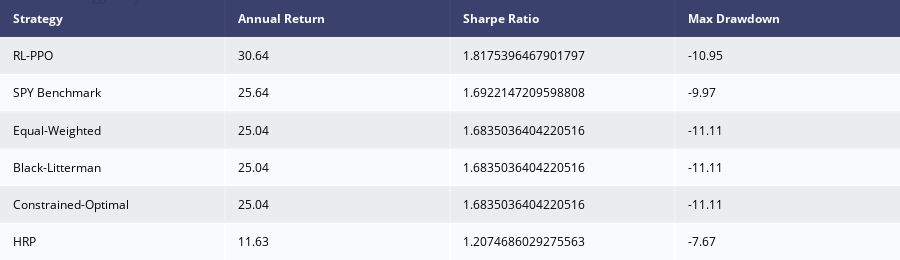
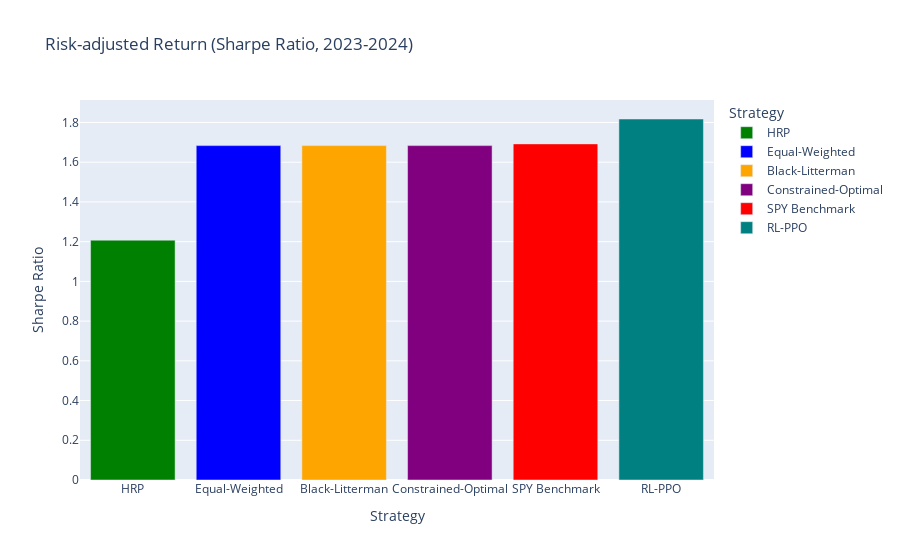
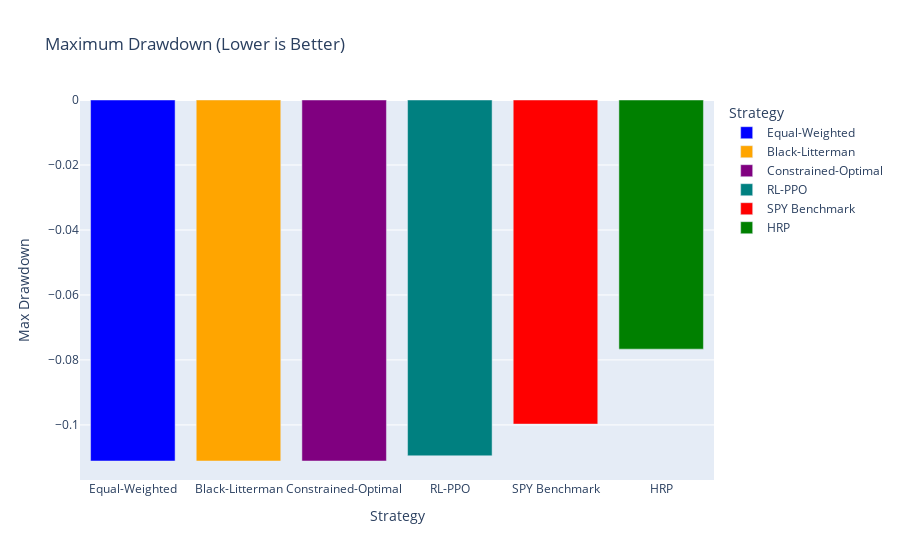

These figures' notebook cell, in order:
### Code cell
"""
Table, Sharpe, Drawdown Comparison (Plotly bar)
"""
import plotly.figure_factory as ff

table_values = comparison_df[['Annual Return','Sharpe Ratio','Max Drawdown']].sort_values('Sharpe Ratio', ascending=False)
table_values_display = table_values.copy()
table_values_display['Annual Return'] = (table_values_display['Annual Return']*100).round(2)
table_values_display['Max Drawdown'] = (table_values_display['Max Drawdown']*100).round(2)

fig_table = ff.create_table(table_values_display.reset_index())
fig_table.update_layout(title='Strategy Key Metrics')

fig_table.show()
fig_table.write_html(results_figures_dir / 'metrics_table.html')

# Sharpe comparison
fig_sharpe = px.bar(
    comparison_df.reset_index().sort_values('Sharpe Ratio'),
    x='Strategy', y='Sharpe Ratio',
    color='Strategy', color_discrete_map=color_map,
    title='Risk-adjusted Return (Sharpe Ratio, 2023-2024)')
fig_sharpe.show()
fig_sharpe.write_html(results_figures_dir / 'sharpe_bar.html')

# Drawdown
fig_dd = px.bar(
    comparison_df.reset_index().sort_values('Max Drawdown'),
    x='Strategy', y='Max Drawdown',
    color='Strategy', color_discrete_map=color_map,
    title='Maximum Drawdown (Lower is Better)')
fig_dd.show()
fig_dd.write_html(results_figures_dir / 'drawdown_bar.html')

### Figure 1 — Plotly figure (JSON) as saved in the notebook; plotly's stock layout.template omitted (floating-point values rounded to 4 significant figures)
{"data": [{"colorscale": [[0, "#00083e"], [0.5, "#ededee"], [1, "#ffffff"]], "hoverinfo": "none", "opacity": 0.75, "showscale": false, "type": "heatmap", "z": [[0, 0, 0, 0], [0.5, 0.5, 0.5, 0.5], [1, 1, 1, 1], [0.5, 0.5, 0.5, 0.5], [1, 1, 1, 1], [0.5, 0.5, 0.5, 0.5], [1, 1, 1, 1]]}], "layout": {"annotations": [{"align": "left", "font": {"color": "#ffffff"}, "showarrow": false, "text": "<b>Strategy</b>", "x": -0.45, "xanchor": "left", "xref": "x", "y": 0, "yref": "y"}, {"align": "left", "font": {"color": "#ffffff"}, "showarrow": false, "text": "<b>Annual Return</b>", "x": 0.55, "xanchor": "left", "xref": "x", "y": 0, "yref": "y"}, {"align": "left", "font": {"color": "#ffffff"}, "showarrow": false, "text": "<b>Sharpe Ratio</b>", "x": 1.55, "xanchor": "left", "xref": "x", "y": 0, "yref": "y"}, {"align": "left", "font": {"color": "#ffffff"}, "showarrow": false, "text": "<b>Max Drawdown</b>", "x": 2.55, "xanchor": "left", "xref": "x", "y": 0, "yref": "y"}, {"align": "left", "font": {"color": "#000000"}, "showarrow": false, "text": "RL-PPO", "x": -0.45, "xanchor": "left", "xref": "x", "y": 1, "yref": "y"}, {"align": "left", "font": {"color": "#000000"}, "showarrow": false, "text": "30.64", "x": 0.55, "xanchor": "left", "xref": "x", "y": 1, "yref": "y"}, {"align": "left", "font": {"color": "#000000"}, "showarrow": false, "text": "1.8175396467901797", "x": 1.55, "xanchor": "left", "xref": "x", "y": 1, "yref": "y"}, {"align": "left", "font": {"color": "#000000"}, "showarrow": false, "text": "-10.95", "x": 2.55, "xanchor": "left", "xref": "x", "y": 1, "yref": "y"}, {"align": "left", "font": {"color": "#000000"}, "showarrow": false, "text": "SPY Benchmark", "x": -0.45, "xanchor": "left", "xref": "x", "y": 2, "yref": "y"}, {"align": "left", "font": {"color": "#000000"}, "showarrow": false, "text": "25.64", "x": 0.55, "xanchor": "left", "xref": "x", "y": 2, "yref": "y"}, {"align": "left", "font": {"color": "#000000"}, "showarrow": false, "text": "1.6922147209598808", "x": 1.55, "xanchor": "left", "xref": "x", "y": 2, "yref": "y"}, {"align": "left", "font": {"color": "#000000"}, "showarrow": false, "text": "-9.97", "x": 2.55, "xanchor": "left", "xref": "x", "y": 2, "yref": "y"}, {"align": "left", "font": {"color": "#000000"}, "showarrow": false, "text": "Equal-Weighted", "x": -0.45, "xanchor": "left", "xref": "x", "y": 3, "yref": "y"}, {"align": "left", "font": {"color": "#000000"}, "showarrow": false, "text": "25.04", "x": 0.55, "xanchor": "left", "xref": "x", "y": 3, "yref": "y"}, {"align": "left", "font": {"color": "#000000"}, "showarrow": false, "text": "1.6835036404220516", "x": 1.55, "xanchor": "left", "xref": "x", "y": 3, "yref": "y"}, {"align": "left", "font": {"color": "#000000"}, "showarrow": false, "text": "-11.11", "x": 2.55, "xanchor": "left", "xref": "x", "y": 3, "yref": "y"}, {"align": "left", "font": {"color": "#000000"}, "showarrow": false, "text": "Black-Litterman", "x": -0.45, "xanchor": "left", "xref": "x", "y": 4, "yref": "y"}, {"align": "left", "font": {"color": "#000000"}, "showarrow": false, "text": "25.04", "x": 0.55, "xanchor": "left", "xref": "x", "y": 4, "yref": "y"}, {"align": "left", "font": {"color": "#000000"}, "showarrow": false, "text": "1.6835036404220516", "x": 1.55, "xanchor": "left", "xref": "x", "y": 4, "yref": "y"}, {"align": "left", "font": {"color": "#000000"}, "showarrow": false, "text": "-11.11", "x": 2.55, "xanchor": "left", "xref": "x", "y": 4, "yref": "y"}, {"align": "left", "font": {"color": "#000000"}, "showarrow": false, "text": "Constrained-Optimal", "x": -0.45, "xanchor": "left", "xref": "x", "y": 5, "yref": "y"}, {"align": "left", "font": {"color": "#000000"}, "showarrow": false, "text": "25.04", "x": 0.55, "xanchor": "left", "xref": "x", "y": 5, "yref": "y"}, {"align": "left", "font": {"color": "#000000"}, "showarrow": false, "text": "1.6835036404220516", "x": 1.55, "xanchor": "left", "xref": "x", "y": 5, "yref": "y"}, {"align": "left", "font": {"color": "#000000"}, "showarrow": false, "text": "-11.11", "x": 2.55, "xanchor": "left", "xref": "x", "y": 5, "yref": "y"}, {"align": "left", "font": {"color": "#000000"}, "showarrow": false, "text": "HRP", "x": -0.45, "xanchor": "left", "xref": "x", "y": 6, "yref": "y"}, {"align": "left", "font": {"color": "#000000"}, "showarrow": false, "text": "11.63", "x": 0.55, "xanchor": "left", "xref": "x", "y": 6, "yref": "y"}, {"align": "left", "font": {"color": "#000000"}, "showarrow": false, "text": "1.2074686029275563", "x": 1.55, "xanchor": "left", "xref": "x", "y": 6, "yref": "y"}, {"align": "left", "font": {"color": "#000000"}, "showarrow": false, "text": "-7.67", "x": 2.55, "xanchor": "left", "xref": "x", "y": 6, "yref": "y"}], "height": 260, "margin": {"b": 0, "l": 0, "r": 0, "t": 0}, "title": {"text": "Strategy Key Metrics"}, "xaxis": {"dtick": 1, "gridwidth": 2, "showticklabels": false, "tick0": -0.5, "ticks": "", "zeroline": false}, "yaxis": {"autorange": "reversed", "dtick": 1, "gridwidth": 2, "showticklabels": false, "tick0": 0.5, "ticks": "", "zeroline": false}}}

### Figure 2 — Plotly figure (JSON) as saved in the notebook; plotly's stock layout.template omitted (floating-point values rounded to 4 significant figures)
{"data": [{"alignmentgroup": "True", "hovertemplate": "Strategy=%{x}<br>Sharpe Ratio=%{y}<extra></extra>", "legendgroup": "HRP", "marker": {"color": "green", "pattern": {"shape": ""}}, "name": "HRP", "offsetgroup": "HRP", "orientation": "v", "showlegend": true, "textposition": "auto", "type": "bar", "x": ["HRP"], "xaxis": "x", "y": [1.207], "yaxis": "y"}, {"alignmentgroup": "True", "hovertemplate": "Strategy=%{x}<br>Sharpe Ratio=%{y}<extra></extra>", "legendgroup": "Equal-Weighted", "marker": {"color": "blue", "pattern": {"shape": ""}}, "name": "Equal-Weighted", "offsetgroup": "Equal-Weighted", "orientation": "v", "showlegend": true, "textposition": "auto", "type": "bar", "x": ["Equal-Weighted"], "xaxis": "x", "y": [1.684], "yaxis": "y"}, {"alignmentgroup": "True", "hovertemplate": "Strategy=%{x}<br>Sharpe Ratio=%{y}<extra></extra>", "legendgroup": "Black-Litterman", "marker": {"color": "orange", "pattern": {"shape": ""}}, "name": "Black-Litterman", "offsetgroup": "Black-Litterman", "orientation": "v", "showlegend": true, "textposition": "auto", "type": "bar", "x": ["Black-Litterman"], "xaxis": "x", "y": [1.684], "yaxis": "y"}, {"alignmentgroup": "True", "hovertemplate": "Strategy=%{x}<br>Sharpe Ratio=%{y}<extra></extra>", "legendgroup": "Constrained-Optimal", "marker": {"color": "purple", "pattern": {"shape": ""}}, "name": "Constrained-Optimal", "offsetgroup": "Constrained-Optimal", "orientation": "v", "showlegend": true, "textposition": "auto", "type": "bar", "x": ["Constrained-Optimal"], "xaxis": "x", "y": [1.684], "yaxis": "y"}, {"alignmentgroup": "True", "hovertemplate": "Strategy=%{x}<br>Sharpe Ratio=%{y}<extra></extra>", "legendgroup": "SPY Benchmark", "marker": {"color": "red", "pattern": {"shape": ""}}, "name": "SPY Benchmark", "offsetgroup": "SPY Benchmark", "orientation": "v", "showlegend": true, "textposition": "auto", "type": "bar", "x": ["SPY Benchmark"], "xaxis": "x", "y": [1.692], "yaxis": "y"}, {"alignmentgroup": "True", "hovertemplate": "Strategy=%{x}<br>Sharpe Ratio=%{y}<extra></extra>", "legendgroup": "RL-PPO", "marker": {"color": "teal", "pattern": {"shape": ""}}, "name": "RL-PPO", "offsetgroup": "RL-PPO", "orientation": "v", "showlegend": true, "textposition": "auto", "type": "bar", "x": ["RL-PPO"], "xaxis": "x", "y": [1.818], "yaxis": "y"}], "layout": {"barmode": "relative", "legend": {"title": {"text": "Strategy"}, "tracegroupgap": 0}, "title": {"text": "Risk-adjusted Return (Sharpe Ratio, 2023-2024)"}, "xaxis": {"anchor": "y", "categoryarray": ["HRP", "Equal-Weighted", "Black-Litterman", "Constrained-Optimal", "SPY Benchmark", "RL-PPO"], "categoryorder": "array", "domain": [0, 1], "title": {"text": "Strategy"}}, "yaxis": {"anchor": "x", "domain": [0, 1], "title": {"text": "Sharpe Ratio"}}}}

### Figure 3 — Plotly figure (JSON) as saved in the notebook; plotly's stock layout.template omitted (floating-point values rounded to 4 significant figures)
{"data": [{"alignmentgroup": "True", "hovertemplate": "Strategy=%{x}<br>Max Drawdown=%{y}<extra></extra>", "legendgroup": "Equal-Weighted", "marker": {"color": "blue", "pattern": {"shape": ""}}, "name": "Equal-Weighted", "offsetgroup": "Equal-Weighted", "orientation": "v", "showlegend": true, "textposition": "auto", "type": "bar", "x": ["Equal-Weighted"], "xaxis": "x", "y": [-0.1111], "yaxis": "y"}, {"alignmentgroup": "True", "hovertemplate": "Strategy=%{x}<br>Max Drawdown=%{y}<extra></extra>", "legendgroup": "Black-Litterman", "marker": {"color": "orange", "pattern": {"shape": ""}}, "name": "Black-Litterman", "offsetgroup": "Black-Litterman", "orientation": "v", "showlegend": true, "textposition": "auto", "type": "bar", "x": ["Black-Litterman"], "xaxis": "x", "y": [-0.1111], "yaxis": "y"}, {"alignmentgroup": "True", "hovertemplate": "Strategy=%{x}<br>Max Drawdown=%{y}<extra></extra>", "legendgroup": "Constrained-Optimal", "marker": {"color": "purple", "pattern": {"shape": ""}}, "name": "Constrained-Optimal", "offsetgroup": "Constrained-Optimal", "orientation": "v", "showlegend": true, "textposition": "auto", "type": "bar", "x": ["Constrained-Optimal"], "xaxis": "x", "y": [-0.1111], "yaxis": "y"}, {"alignmentgroup": "True", "hovertemplate": "Strategy=%{x}<br>Max Drawdown=%{y}<extra></extra>", "legendgroup": "RL-PPO", "marker": {"color": "teal", "pattern": {"shape": ""}}, "name": "RL-PPO", "offsetgroup": "RL-PPO", "orientation": "v", "showlegend": true, "textposition": "auto", "type": "bar", "x": ["RL-PPO"], "xaxis": "x", "y": [-0.1095], "yaxis": "y"}, {"alignmentgroup": "True", "hovertemplate": "Strategy=%{x}<br>Max Drawdown=%{y}<extra></extra>", "legendgroup": "SPY Benchmark", "marker": {"color": "red", "pattern": {"shape": ""}}, "name": "SPY Benchmark", "offsetgroup": "SPY Benchmark", "orientation": "v", "showlegend": true, "textposition": "auto", "type": "bar", "x": ["SPY Benchmark"], "xaxis": "x", "y": [-0.09974], "yaxis": "y"}, {"alignmentgroup": "True", "hovertemplate": "Strategy=%{x}<br>Max Drawdown=%{y}<extra></extra>", "legendgroup": "HRP", "marker": {"color": "green", "pattern": {"shape": ""}}, "name": "HRP", "offsetgroup": "HRP", "orientation": "v", "showlegend": true, "textposition": "auto", "type": "bar", "x": ["HRP"], "xaxis": "x", "y": [-0.07668], "yaxis": "y"}], "layout": {"barmode": "relative", "legend": {"title": {"text": "Strategy"}, "tracegroupgap": 0}, "title": {"text": "Maximum Drawdown (Lower is Better)"}, "xaxis": {"anchor": "y", "categoryarray": ["Equal-Weighted", "Black-Litterman", "Constrained-Optimal", "RL-PPO", "SPY Benchmark", "HRP"], "categoryorder": "array", "domain": [0, 1], "title": {"text": "Strategy"}}, "yaxis": {"anchor": "x", "domain": [0, 1], "title": {"text": "Max Drawdown"}}}}
